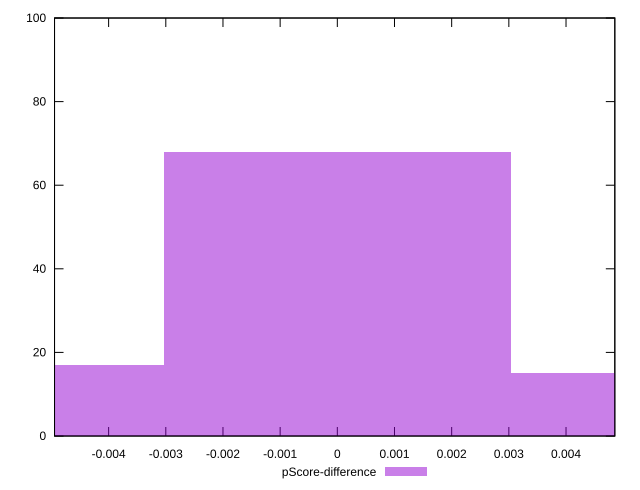

Reproduce this figure in gnuplot.
reset

$pScoreDifference <<EOF
0 68
-0.0060771438322416455 17
0.0060771438322416455 15
EOF

set key outside below
set boxwidth 0.0060771438322416455
set xrange [-0.004946093968174359:0.004853612391335416]
set yrange [0:100]
set trange [0:100]
set style fill transparent solid 0.5 noborder
set terminal svg size 640, 490 enhanced background rgb 'white'
set output "reports/report_00028_2021-02-24T12-49-42.674Z/mainthread-work-breakdown/samples/card/pScore-difference/histogram.svg"

plot $pScoreDifference title "pScore-difference" with boxes

reset
